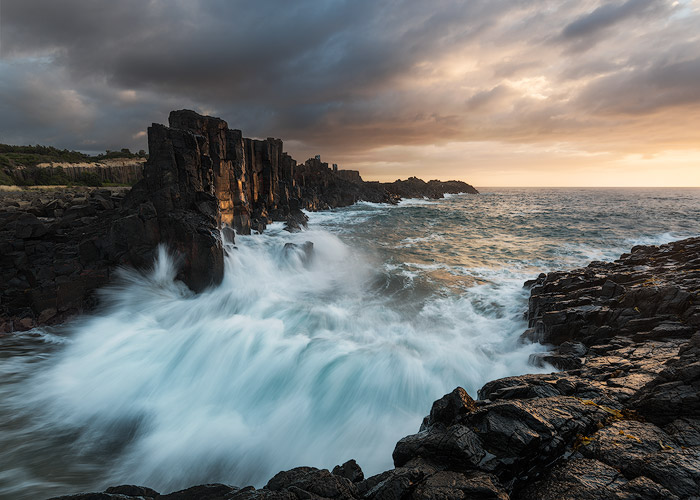
#> input picture Data/1.jpg, 700 x 500 px; its folder holds only this picture in this run
$ jupyter execute Demo.ipynb
#> lines starting #> are read from the running program, lines starting #| are printed output that depends on the picture
### tools.py
import numpy as np
import sklearn
import matplotlib.pyplot as plt
import matplotlib.image as mpimg
from mpl_toolkits.mplot3d import Axes3D
import skimage
from sklearn.cluster import KMeans
from skimage import io
from skimage import color
from skimage import data
import cv2
import os, glob
from skimage.segmentation import felzenszwalb, quickshift, slic, chan_vese
import math
resize_size = 1024
def colorAnalyzerRGB(clusters, image):
    # print(image.shape)
    #image_resized = cv2.resize(image, (resize_size, resize_size))
    image_resized = image
    image_flat = image_resized.reshape((image_resized.shape[0] * image_resized.shape[1], 3))
    km = KMeans(n_clusters = clusters)
    km.fit(image_flat)
    colors = km.cluster_centers_.astype(int)
    labels = km.labels_

    return colors, labels


def colorAnalyzerHSV(clusters, image):
    import warnings
    warnings.filterwarnings("ignore")
    image_resized = skimage.color.rgb2hsv(image)
    #image_resized = cv2.resize(image_resized, (resize_size, resize_size))
    image_flat = image_resized.reshape((image_resized.shape[0] * image_resized.shape[1], 3))
    km = KMeans(n_clusters = clusters)
    km.fit(image_flat)
    colors = km.cluster_centers_
    labels = km.labels_
    colors = np.expand_dims(colors, axis = 0)
    colors = skimage.color.hsv2rgb(colors) * 255
    colors = np.squeeze(colors, axis = 0)
    return colors, labels

def colorAnalyzerXYZ(clusters, image):
    image_resized = skimage.color.rgb2xyz(image)
    #image_resized = cv2.resize(image_resized, (resize_size, resize_size))
    image_flat = image_resized.reshape((image_resized.shape[0] * image_resized.shape[1], 3))
    km = KMeans(n_clusters = clusters)
    km.fit(image_flat)
    colors = km.cluster_centers_
    labels = km.labels_
    colors = np.expand_dims(colors, axis = 0)
    colors = skimage.color.xyz2rgb(colors) * 255
    colors = np.squeeze(colors, axis = 0)
    return colors, labels

def colorAnalyzerRGBCIE(clusters, image):
    image_resized = skimage.color.rgb2rgbcie(image)
    #image_resized = cv2.resize(image_resized, (resize_size, resize_size))
    image_flat = image_resized.reshape((image_resized.shape[0] * image_resized.shape[1], 3))
    km = KMeans(n_clusters = clusters)
    km.fit(image_flat)
    colors = km.cluster_centers_
    labels = km.labels_
    colors = np.expand_dims(colors, axis = 0)
    colors = skimage.color.rgbcie2rgb(colors) * 255
    colors = np.squeeze(colors, axis = 0)
    return colors, labels


def colorAnalyzerLAB(clusters, image):
    # print(image.shape)
    image_resized = skimage.color.rgb2lab(image)
    #image_resized = cv2.resize(image_resized, (resize_size, resize_size))
    image_flat = image_resized.reshape((image_resized.shape[0] * image_resized.shape[1], 3))
    km = KMeans(n_clusters = clusters)
    km.fit(image_flat)
    colors = km.cluster_centers_
    labels = km.labels_
    colors = np.expand_dims(colors, axis = 0)
    colors = skimage.color.lab2rgb(colors) * 255
    colors = np.squeeze(colors, axis = 0)
    return colors, labels

# [17 lines left out: function recolor, not called in this run]

def histogram(colors, labels, width, height):
    #https://buzzrobot.com/dominant-colors-in-an-image-using-k-means-clustering-3c7af4622036
    numLabels = np.arange(0, colors.shape[0] + 1)
    (hist, _) = np.histogram(labels, bins = numLabels)
    hist = hist.astype("float")
    hist /= hist.sum()
    colors_sorted = colors[(-hist).argsort()]
    hist = hist[(-hist).argsort()]
    chart = np.zeros((height, width, 3), np.uint8)
    start = 0
    for i in range(colors.shape[0]):
        end = start + width / colors.shape[0]

        #getting rgb values
        r = colors_sorted[i][0].item()
        g = colors_sorted[i][1].item()
        b = colors_sorted[i][2].item()

        #using cv2.rectangle to plot colors
        cv2.rectangle(chart, (int(start), 0), (int(end), height), (r,g,b), -1)
        start = end

    #display chart
    plt.figure()
    plt.axis("off")
    plt.imshow(chart)
    plt.show()

# [64 lines left out: functions histogram_brightness, brightness, histogram_HSV, not called in this run]

def comparison(image, clusters, width, height, mode):

#HSV, XYZ, RGBCIE

    colors, labels = colorAnalyzerRGB(clusters, image)
    print("######################## RGB ######################## ")
    plt.axis("off")
    plt.imshow(image)

    if mode == 0:
        histogram(colors, labels, width, height)
    elif mode == 1:
        histogram_brightness(colors, width, height)
    elif mode == 2:
        histogram_HSV(colors, width, height)

    colors, labels = colorAnalyzerLAB(clusters, image)
    print("######################## LAB ######################## ")
    plt.axis("off")
    plt.imshow(image)

    if mode == 0:
        histogram(colors, labels, width, height)
    elif mode == 1:
        histogram_brightness(colors, width, height)
    elif mode == 2:
        histogram_HSV(colors, width, height)

    colors, labels = colorAnalyzerHSV(clusters, image)
    print("######################## HSV ######################## ")
    plt.axis("off")
    plt.imshow(image)

    if mode == 0:
        histogram(colors, labels, width, height)
    elif mode == 1:
        histogram_brightness(colors, width, height)
    elif mode == 2:
        histogram_HSV(colors, width, height)

    colors, labels = colorAnalyzerXYZ(clusters, image)
    print("######################## XYZ ######################## ")
    plt.axis("off")
    plt.imshow(image)

    if mode == 0:
        histogram(colors, labels, width, height)
    elif mode == 1:
        histogram_brightness(colors, width, height)
    elif mode == 2:
        histogram_HSV(colors, width, height)

    colors, labels = colorAnalyzerRGBCIE(clusters, image)
    print("######################## RGBCIE ######################## ")
    plt.axis("off")
    plt.imshow(image)

    if mode == 0:
        histogram(colors, labels, width, height)
    elif mode == 1:
        histogram_brightness(colors, width, height)
    elif mode == 2:
        histogram_HSV(colors, width, height)

# [134 lines left out: functions posterizationSLIC, posterizationFelzen, posterizationQuickshift, posterizationChan, not called in this run]

### Demo.ipynb
[cell 1]
import numpy as np
import sklearn
import matplotlib.pyplot as plt
import matplotlib.image as mpimg
from mpl_toolkits.mplot3d import Axes3D
import skimage
from sklearn.cluster import KMeans
from skimage import io
from skimage import color
from skimage import data
import cv2
import os, glob
import tools

[cell 2]
image_paths = os.listdir("Data")

[cell 3]
width = 700
height = 200
clusters = 7

[cell 4]
for path in image_paths:
    image1 = skimage.io.imread("Data/" + path)
#> image1 is the input picture: shape (500, 700, 3); mean R, G, B 107.8, 111, 110.7
    tools.comparison(image1, 7, width, height, 0)
#> in comparison, `colors, labels = colorAnalyzerRGB(clusters, image)`: colors = [[159, 185, 195], [63, 64, 64], [22, 21, 21], [128, 139, 144], [232, 207, 181], [184, 163, 147], [96, 100, 104]]
#> in histogram, `(hist, _) = np.histogram(labels, bins = numLabels)`: hist = [59782, 41225, 79063, 50095, 22043, 31692, 66100]
#> in histogram, `hist /= hist.sum()`: hist = [0.171, 0.118, 0.226, 0.143, 0.063, 0.0905, 0.189]
#> in histogram, `colors_sorted = colors[(-hist).argsort()]`: colors_sorted = [[22, 21, 21], [96, 100, 104], [159, 185, 195], [128, 139, 144], [63, 64, 64], [184, 163, 147], [232, 207, 181]]
#> in histogram, `hist = hist[(-hist).argsort()]`: hist = [0.226, 0.189, 0.171, 0.143, 0.118, 0.0905, 0.063]
#> the loop in histogram, `for i in range(colors.shape[0]):` made 7 passes
#> after the loop in histogram, `for i in range(colors.shape[0]):`:
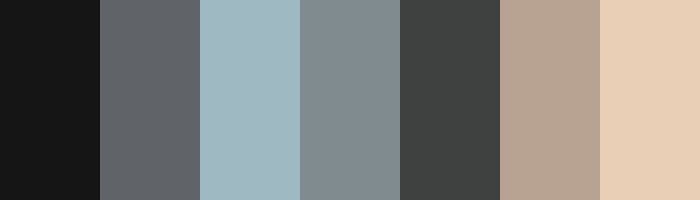
#> chart: shape (200, 700, 3); mean of channels 0, 1, 2 126.3, 125.6, 122.3; drawn as R, G, B
#> in comparison, `colors, labels = colorAnalyzerLAB(clusters, image)`: colors = [[102.2, 112.3, 120.3], [24.71, 23.83, 23.01], [152.7, 179.6, 190.1], [231.6, 201, 171.4], [134.8, 118, 105.9], [70.14, 71.31, 71.95], [179.7, 162.6, 151.5]]
#> call 2 of histogram, with colors = array of shape (7, 3), labels = array of shape (350000,), width = 700, height = 200
#> in histogram (call 2), `(hist, _) = np.histogram(labels, bins = numLabels)`: hist = [62774, 82260, 75400, 23622, 22735, 50956, 32253]
#> in histogram (call 2), `hist /= hist.sum()`: hist = [0.179, 0.235, 0.215, 0.0675, 0.065, 0.146, 0.0922]
#> in histogram (call 2), `colors_sorted = colors[(-hist).argsort()]`: colors_sorted = [[24.71, 23.83, 23.01], [152.7, 179.6, 190.1], [102.2, 112.3, 120.3], [70.14, 71.31, 71.95], [179.7, 162.6, 151.5], [231.6, 201, 171.4], [134.8, 118, 105.9]]
#> in histogram (call 2), `hist = hist[(-hist).argsort()]`: hist = [0.235, 0.215, 0.179, 0.146, 0.0922, 0.0675, 0.065]
#> the loop in histogram (call 2), `for i in range(colors.shape[0]):` made 7 passes
#> after the loop in histogram (call 2), `for i in range(colors.shape[0]):`:
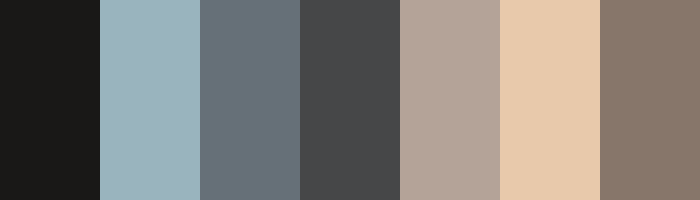
#> chart: shape (200, 700, 3); mean of channels 0, 1, 2 128.1, 124.1, 119.1; drawn as R, G, B
#> in comparison, `colors, labels = colorAnalyzerHSV(clusters, image)`: colors = [[41.18, 36.8, 34.03], [93.22, 97.49, 103.3], [185.7, 163.8, 147.4], [98.19, 121.6, 135.1], [155.9, 181.7, 192.5], [27.29, 32.8, 34.45], [78.36, 71.82, 75.05]]
#> call 3 of histogram, with colors = array of shape (7, 3), labels = array of shape (350000,), width = 700, height = 200
#> in histogram (call 3), `(hist, _) = np.histogram(labels, bins = numLabels)`: hist = [72698, 54317, 73164, 33924, 69545, 34825, 11527]
#> in histogram (call 3), `hist /= hist.sum()`: hist = [0.208, 0.155, 0.209, 0.0969, 0.199, 0.0995, 0.0329]
#> in histogram (call 3), `colors_sorted = colors[(-hist).argsort()]`: colors_sorted = [[185.7, 163.8, 147.4], [41.18, 36.8, 34.03], [155.9, 181.7, 192.5], [93.22, 97.49, 103.3], [27.29, 32.8, 34.45], [98.19, 121.6, 135.1], [78.36, 71.82, 75.05]]
#> in histogram (call 3), `hist = hist[(-hist).argsort()]`: hist = [0.209, 0.208, 0.199, 0.155, 0.0995, 0.0969, 0.0329]
#> the loop in histogram (call 3), `for i in range(colors.shape[0]):` made 7 passes
#> after the loop in histogram (call 3), `for i in range(colors.shape[0]):`:
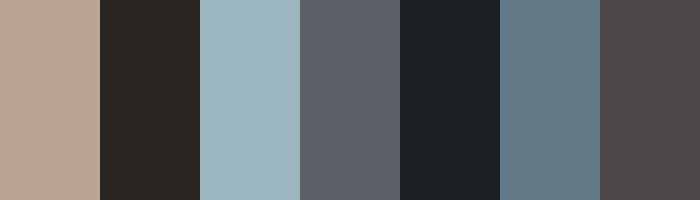
#> chart: shape (200, 700, 3); mean of channels 0, 1, 2 97, 101, 102.9; drawn as R, G, B
#> in comparison, `colors, labels = colorAnalyzerXYZ(clusters, image)`: colors = [[127.5, 127.7, 129.6], [37.75, 36.84, 35.76], [175.7, 197.6, 206], [92.03, 94.54, 97.88], [175.5, 179.5, 179.7], [154.9, 158.2, 158.5], [244, 216.7, 187.2]]
#> call 4 of histogram, with colors = array of shape (7, 3), labels = array of shape (350000,), width = 700, height = 200
#> in histogram (call 4), `(hist, _) = np.histogram(labels, bins = numLabels)`: hist = [45397, 107345, 28323, 67623, 43991, 43873, 13448]
#> in histogram (call 4), `hist /= hist.sum()`: hist = [0.13, 0.307, 0.0809, 0.193, 0.126, 0.125, 0.0384]
#> in histogram (call 4), `colors_sorted = colors[(-hist).argsort()]`: colors_sorted = [[37.75, 36.84, 35.76], [92.03, 94.54, 97.88], [127.5, 127.7, 129.6], [175.5, 179.5, 179.7], [154.9, 158.2, 158.5], [175.7, 197.6, 206], [244, 216.7, 187.2]]
#> in histogram (call 4), `hist = hist[(-hist).argsort()]`: hist = [0.307, 0.193, 0.13, 0.126, 0.125, 0.0809, 0.0384]
#> the loop in histogram (call 4), `for i in range(colors.shape[0]):` made 7 passes
#> after the loop in histogram (call 4), `for i in range(colors.shape[0]):`:
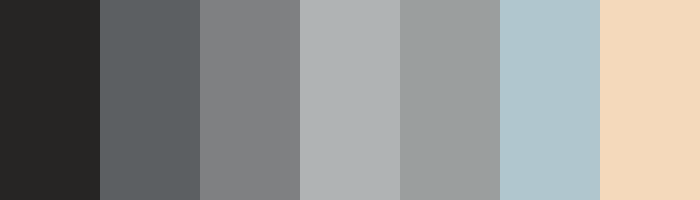
#> chart: shape (200, 700, 3); mean of channels 0, 1, 2 144, 144.6, 142.1; drawn as R, G, B
#> in colorAnalyzerRGBCIE, `image_resized = skimage.color.rgb2rgbcie(image)`:
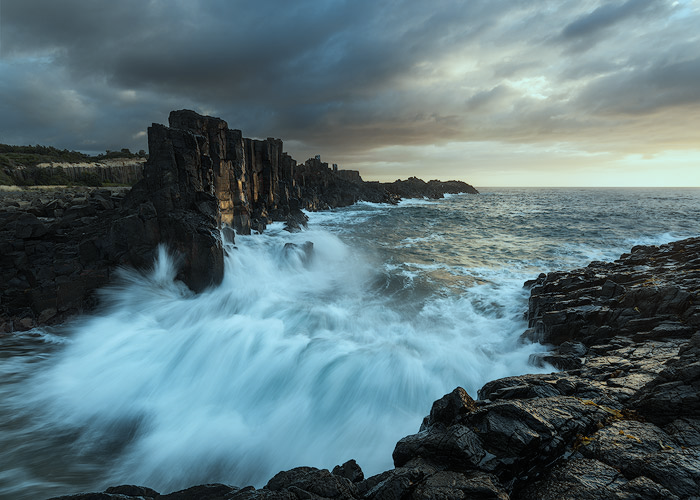
#> image_resized: shape (500, 700, 3) float64; mean R, G, B 0.0631, 0.0794, 0.0837; drawn with min black and max white
#> in comparison, `colors, labels = colorAnalyzerRGBCIE(clusters, image)`: colors = [[125.8, 132.2, 135.2], [186.1, 164.8, 149.2], [21.85, 21.13, 20.19], [221.5, 207.2, 190.4], [59.98, 59.93, 58.54], [152.4, 180, 190.7], [92.32, 96.38, 99.85]]

$ run again, on Data/8.jpg
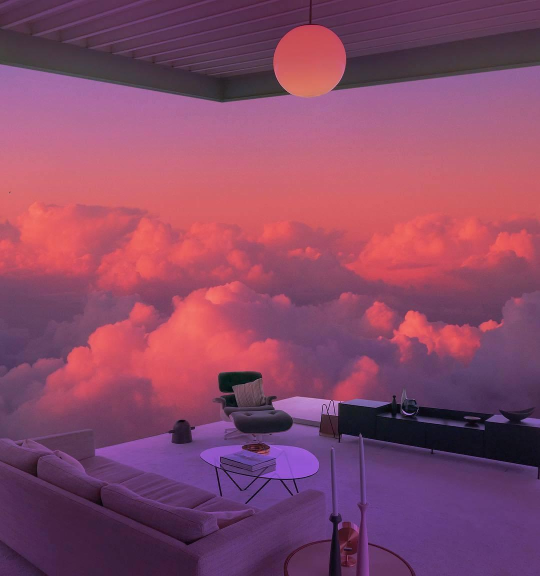
#> input picture Data/8.jpg, 1080 x 1152 px (shown at 1/2 size)
#> image1 is the input picture: shape (1152, 1080, 3); mean R, G, B 136, 71.9, 102.7
#> in comparison, `colors, labels = colorAnalyzerRGB(clusters, image)`: colors = [[146, 72, 101], [209, 91, 104], [22, 17, 32], [105, 65, 121], [67, 42, 65], [173, 103, 149], [93, 56, 92]]
#> in histogram, `(hist, _) = np.histogram(labels, bins = numLabels)`: hist = [132519, 323705, 43590, 179935, 166984, 168856, 228571]
#> in histogram, `hist /= hist.sum()`: hist = [0.107, 0.26, 0.035, 0.145, 0.134, 0.136, 0.184]
#> colors_sorted = [[209, 91, 104], [93, 56, 92], [105, 65, 121], [173, 103, 149], [67, 42, 65], [146, 72, 101], [22, 17, 32]]
#> in histogram, `hist = hist[(-hist).argsort()]`: hist = [0.26, 0.184, 0.145, 0.136, 0.134, 0.107, 0.035]
#> the loop in histogram, `for i in range(colors.shape[0]):` made 7 passes
#> in comparison, `colors, labels = colorAnalyzerLAB(clusters, image)`: colors = [[82.38, 48.3, 82.86], [213.6, 90.92, 100.9], [172.4, 104.4, 150.3], [105.7, 64.44, 132.1], [183.7, 90.38, 113.9], [121.1, 69.85, 101.9], [49.04, 39.01, 50.16]]
#> the loop in histogram (call 2), `for i in range(colors.shape[0]):` made 7 passes
#> in comparison, `colors, labels = colorAnalyzerHSV(clusters, image)`: colors = [[48.86, 27.89, 56.86], [207.2, 91.18, 108.5], [166.6, 91.35, 137.6], [229.1, 103.7, 98.44], [107.5, 60.64, 108.6], [70.22, 53.79, 67.64], [63.84, 59.04, 56.03]]
#> in histogram (call 3), `(hist, _) = np.histogram(labels, bins = numLabels)`: hist = [121985, 327443, 254538, 18157, 435587, 82311, 4139]
#> in histogram (call 3), `hist /= hist.sum()`: hist = [0.098, 0.263, 0.205, 0.0146, 0.35, 0.0662, 0.00333]
#> colors_sorted = [[107.5, 60.64, 108.6], [207.2, 91.18, 108.5], [166.6, 91.35, 137.6], [48.86, 27.89, 56.86], [70.22, 53.79, 67.64], [229.1, 103.7, 98.44], [63.84, 59.04, 56.03]]
#> in histogram (call 3), `hist = hist[(-hist).argsort()]`: hist = [0.35, 0.263, 0.205, 0.098, 0.0662, 0.0146, 0.00333]
#> the loop in histogram (call 3), `for i in range(colors.shape[0]):` made 7 passes
#> after the loop in histogram (call 3), `for i in range(colors.shape[0]):`:
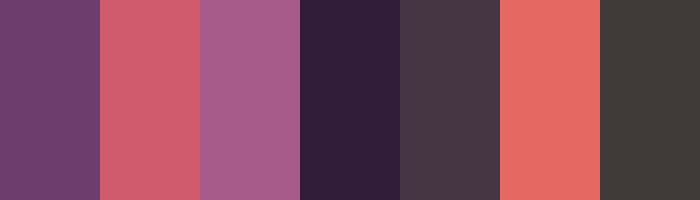
#> chart: shape (200, 700, 3); mean of channels 0, 1, 2 127.7, 69.7, 90.6; drawn as R, G, B
#> in comparison, `colors, labels = colorAnalyzerXYZ(clusters, image)`: colors = [[173.5, 102.8, 147.9], [116.3, 67.95, 117.1], [62.76, 40.18, 61.31], [213.2, 95.66, 106.9], [157.7, 102.2, 199.5], [182.2, 77.89, 99.97], [95.83, 57.84, 93.61]]
#> in comparison, `colors, labels = colorAnalyzerRGBCIE(clusters, image)`: colors = [[199, 103.8, 124.2], [90.11, 54.73, 90.87], [116.6, 67.66, 112.3], [23.12, 17.55, 32.28], [166.3, 101.7, 155.5], [206.2, 86.43, 99.48], [67.04, 42.21, 65.12]]
#> in histogram (call 5), `(hist, _) = np.histogram(labels, bins = numLabels)`: hist = [129717, 209540, 302634, 44428, 125759, 275029, 157053]
#> in histogram (call 5), `hist /= hist.sum()`: hist = [0.104, 0.168, 0.243, 0.0357, 0.101, 0.221, 0.126]
#> colors_sorted = [[116.6, 67.66, 112.3], [206.2, 86.43, 99.48], [90.11, 54.73, 90.87], [67.04, 42.21, 65.12], [199, 103.8, 124.2], [166.3, 101.7, 155.5], [23.12, 17.55, 32.28]]
#> in histogram (call 5), `hist = hist[(-hist).argsort()]`: hist = [0.243, 0.221, 0.168, 0.126, 0.104, 0.101, 0.0357]
#> the loop in histogram (call 5), `for i in range(colors.shape[0]):` made 7 passes
#> after the loop in histogram (call 5), `for i in range(colors.shape[0]):`:
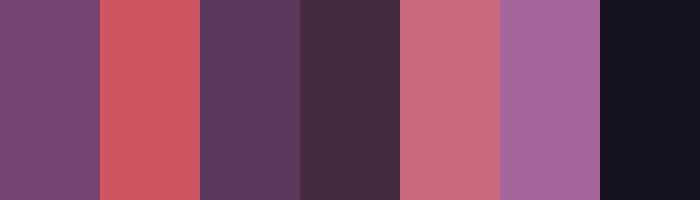
#> chart: shape (200, 700, 3); mean of channels 0, 1, 2 124, 67.9, 96.9; drawn as R, G, B

$ run again, on Data/2.jpg
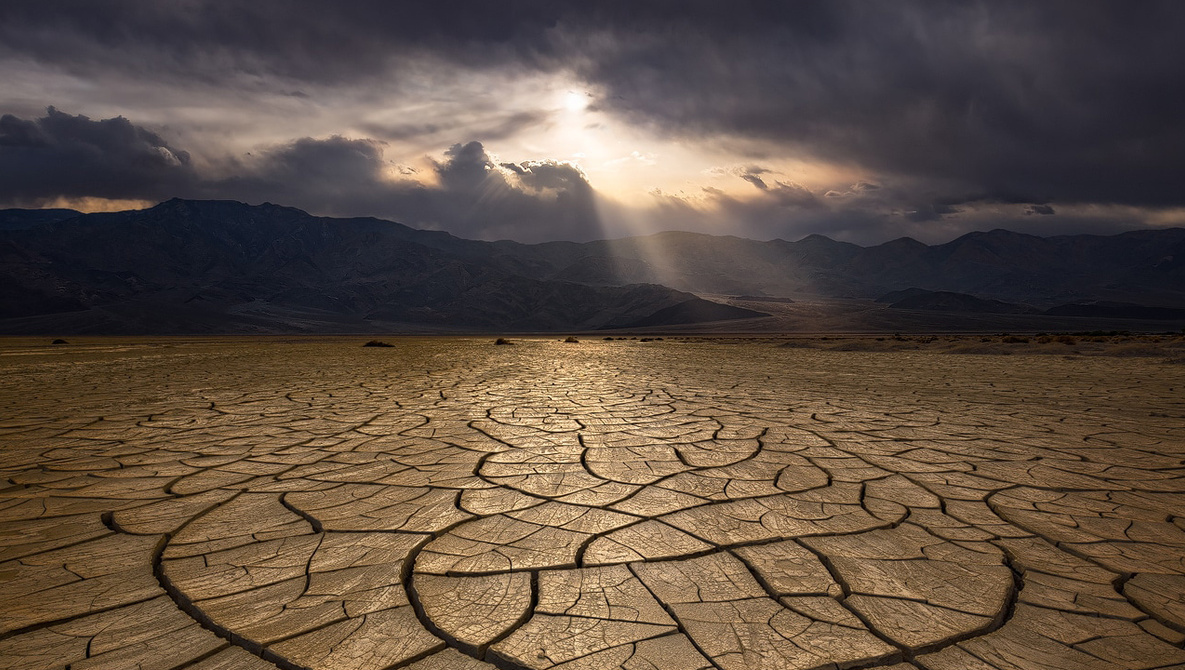
#> input picture Data/2.jpg, 1185 x 670 px
#> image1 is the input picture: shape (670, 1185, 3); mean R, G, B 94.8, 79.3, 67.4
#> in comparison, `colors, labels = colorAnalyzerRGB(clusters, image)`: colors = [[111, 89, 68], [32, 29, 33], [238, 213, 185], [185, 156, 125], [82, 60, 35], [61, 58, 66], [145, 119, 92]]
#> in histogram, `(hist, _) = np.histogram(labels, bins = numLabels)`: hist = [141128, 184146, 25529, 66563, 111821, 150657, 114106]
#> in histogram, `hist /= hist.sum()`: hist = [0.178, 0.232, 0.0322, 0.0838, 0.141, 0.19, 0.144]
#> colors_sorted = [[32, 29, 33], [61, 58, 66], [111, 89, 68], [145, 119, 92], [82, 60, 35], [185, 156, 125], [238, 213, 185]]
#> in histogram, `hist = hist[(-hist).argsort()]`: hist = [0.232, 0.19, 0.178, 0.144, 0.141, 0.0838, 0.0322]
#> the loop in histogram, `for i in range(colors.shape[0]):` made 7 passes
#> in comparison, `colors, labels = colorAnalyzerLAB(clusters, image)`: colors = [[160, 128.9, 94.14], [31.7, 30.51, 38.51], [220.8, 192.6, 162], [131.1, 116.5, 112.7], [67.94, 63.6, 71.6], [112.4, 85.98, 56.67], [70.1, 50.18, 28.87]]
#> the loop in histogram (call 2), `for i in range(colors.shape[0]):` made 7 passes
#> in comparison, `colors, labels = colorAnalyzerHSV(clusters, image)`: colors = [[197.8, 167.5, 136.7], [48.94, 47.03, 57.15], [126.2, 98.38, 67.66], [109.4, 94.67, 90.64], [21.84, 23.8, 35.87], [84.82, 76.73, 83.7], [68.68, 47.74, 26.09]]
#> in histogram (call 3), `(hist, _) = np.histogram(labels, bins = numLabels)`: hist = [99945, 176805, 197399, 50271, 68070, 66358, 135102]
#> in histogram (call 3), `hist /= hist.sum()`: hist = [0.126, 0.223, 0.249, 0.0633, 0.0857, 0.0836, 0.17]
#> colors_sorted = [[126.2, 98.38, 67.66], [48.94, 47.03, 57.15], [68.68, 47.74, 26.09], [197.8, 167.5, 136.7], [21.84, 23.8, 35.87], [84.82, 76.73, 83.7], [109.4, 94.67, 90.64]]
#> in histogram (call 3), `hist = hist[(-hist).argsort()]`: hist = [0.249, 0.223, 0.17, 0.126, 0.0857, 0.0836, 0.0633]
#> the loop in histogram (call 3), `for i in range(colors.shape[0]):` made 7 passes
#> after the loop in histogram (call 3), `for i in range(colors.shape[0]):`:
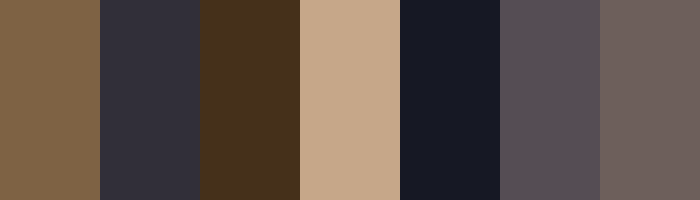
#> chart: shape (200, 700, 3); mean of channels 0, 1, 2 94, 79.4, 71.3; drawn as R, G, B
#> in comparison, `colors, labels = colorAnalyzerXYZ(clusters, image)`: colors = [[165.7, 137.3, 109.5], [95.47, 77.48, 65.77], [196.6, 166.5, 135.7], [250.1, 233.7, 214.9], [134.9, 109.2, 85.21], [50.34, 42.11, 43.25], [231.2, 200.9, 166.8]]
#> in colorAnalyzerRGBCIE, `image_resized = skimage.color.rgb2rgbcie(image)`:
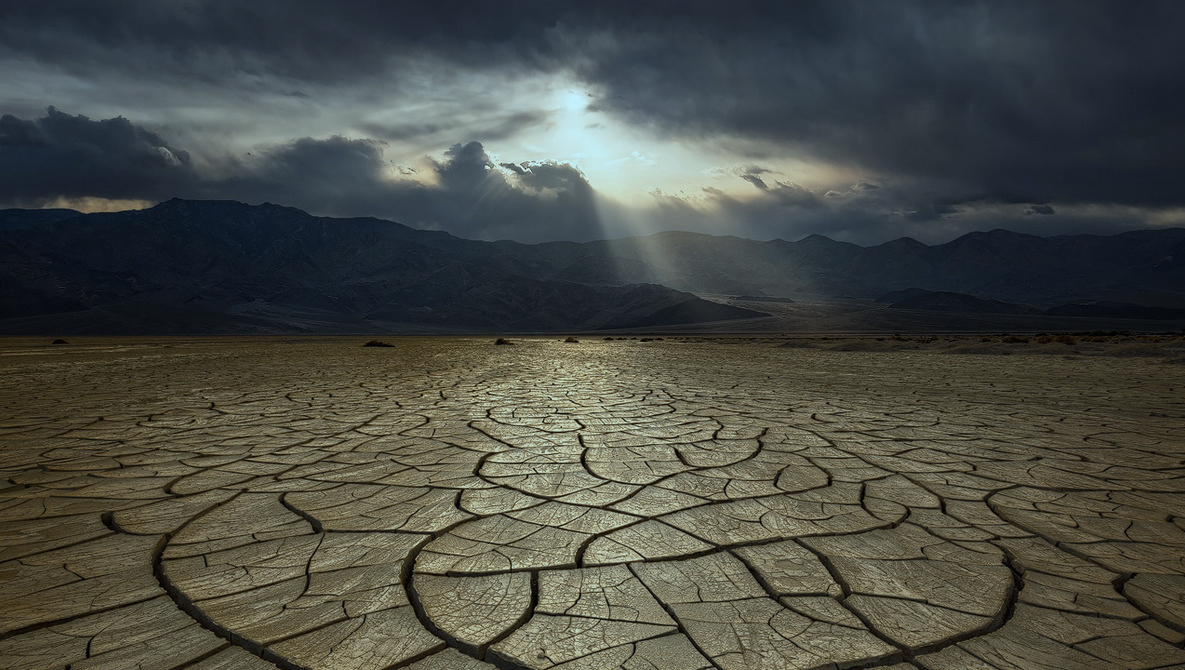
#> image_resized: shape (670, 1185, 3) float64; mean R, G, B 0.0553, 0.0571, 0.0522; drawn with min black and max white
#> in comparison, `colors, labels = colorAnalyzerRGBCIE(clusters, image)`: colors = [[145.4, 119.1, 92.73], [57.87, 54.97, 64.29], [238.9, 214.3, 186.2], [108.9, 88.09, 68.95], [83.82, 61.46, 36.17], [31.61, 28.12, 31.16], [186, 156.7, 126.6]]
